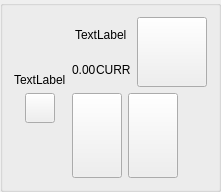
           <widget class="QGroupBox" name="player8">
            <property name="maximumSize">
             <size>
              <width>220</width>
              <height>16777215</height>
             </size>
            </property>
            <layout class="QHBoxLayout" name="horizontalLayout_22">
             <item>
              <layout class="QVBoxLayout" name="verticalLayout_38">
               <item>
                <spacer name="verticalSpacer_18">
                 <property name="orientation">
                  <enum>Qt::Vertical</enum>
                 </property>
                 <property name="sizeHint" stdset="0">
                  <size>
                   <width>20</width>
                   <height>40</height>
                  </size>
                 </property>
                </spacer>
               </item>
               <item>
                <layout class="QVBoxLayout" name="verticalLayout_39">
                 <item>
                  <layout class="QHBoxLayout" name="horizontalLayout_74">
                   <item>
                    <widget class="QLabel" name="label_50">
                     <property name="text">
                      <string>TextLabel</string>
                     </property>
                    </widget>
                   </item>
                  </layout>
                 </item>
                 <item>
                  <layout class="QHBoxLayout" name="horizontalLayout_75">
                   <item>
                    <widget class="QPushButton" name="pushButton_50">
                     <property name="minimumSize">
                      <size>
                       <width>30</width>
                       <height>30</height>
                      </size>
                     </property>
                     <property name="maximumSize">
                      <size>
                       <width>30</width>
                       <height>30</height>
                      </size>
                     </property>
                     <property name="text">
                      <string/>
                     </property>
                    </widget>
                   </item>
                  </layout>
                 </item>
                </layout>
               </item>
               <item>
                <spacer name="verticalSpacer_19">
                 <property name="orientation">
                  <enum>Qt::Vertical</enum>
                 </property>
                 <property name="sizeHint" stdset="0">
                  <size>
                   <width>20</width>
                   <height>40</height>
                  </size>
                 </property>
                </spacer>
               </item>
              </layout>
             </item>
             <item>
              <layout class="QVBoxLayout" name="verticalLayout_40">
               <item>
                <layout class="QHBoxLayout" name="horizontalLayout_41">
                 <item>
                  <layout class="QVBoxLayout" name="verticalLayout_41">
                   <property name="spacing">
                    <number>0</number>
                   </property>
                   <item>
                    <layout class="QHBoxLayout" name="horizontalLayout_54">
                     <item>
                      <spacer name="horizontalSpacer_58">
                       <property name="orientation">
                        <enum>Qt::Horizontal</enum>
                       </property>
                       <property name="sizeHint" stdset="0">
                        <size>
                         <width>40</width>
                         <height>20</height>
                        </size>
                       </property>
                      </spacer>
                     </item>
                     <item>
                      <widget class="QLabel" name="label_42">
                       <property name="text">
                        <string>TextLabel</string>
                       </property>
                      </widget>
                     </item>
                     <item>
                      <spacer name="horizontalSpacer_59">
                       <property name="orientation">
                        <enum>Qt::Horizontal</enum>
                       </property>
                       <property name="sizeHint" stdset="0">
                        <size>
                         <width>40</width>
                         <height>20</height>
                        </size>
                       </property>
                      </spacer>
                     </item>
                    </layout>
                   </item>
                   <item>
                    <layout class="QHBoxLayout" name="horizontalLayout_55">
                     <item>
                      <spacer name="horizontalSpacer_60">
                       <property name="orientation">
                        <enum>Qt::Horizontal</enum>
                       </property>
                       <property name="sizeHint" stdset="0">
                        <size>
                         <width>40</width>
                         <height>20</height>
                        </size>
                       </property>
                      </spacer>
                     </item>
                     <item>
                      <widget class="QLabel" name="label_47">
                       <property name="text">
                        <string>0.00</string>
                       </property>
                      </widget>
                     </item>
                     <item>
                      <widget class="QLabel" name="label_48">
                       <property name="text">
                        <string>CURR</string>
                       </property>
                      </widget>
                     </item>
                     <item>
                      <spacer name="horizontalSpacer_61">
                       <property name="orientation">
                        <enum>Qt::Horizontal</enum>
                       </property>
                       <property name="sizeHint" stdset="0">
                        <size>
                         <width>40</width>
                         <height>20</height>
                        </size>
                       </property>
                      </spacer>
                     </item>
                    </layout>
                   </item>
                  </layout>
                 </item>
                 <item>
                  <widget class="QPushButton" name="icon_player8">
                   <property name="minimumSize">
                    <size>
                     <width>70</width>
                     <height>70</height>
                    </size>
                   </property>
                   <property name="maximumSize">
                    <size>
                     <width>70</width>
                     <height>70</height>
                    </size>
                   </property>
                   <property name="text">
                    <string/>
                   </property>
                  </widget>
                 </item>
                </layout>
               </item>
               <item>
                <layout class="QHBoxLayout" name="horizontalLayout_27">
                 <item>
                  <widget class="QPushButton" name="pushButton_40">
                   <property name="minimumSize">
                    <size>
                     <width>50</width>
                     <height>85</height>
                    </size>
                   </property>
                   <property name="text">
                    <string/>
                   </property>
                  </widget>
                 </item>
                 <item>
                  <widget class="QPushButton" name="pushButton_41">
                   <property name="minimumSize">
                    <size>
                     <width>50</width>
                     <height>85</height>
                    </size>
                   </property>
                   <property name="text">
                    <string/>
                   </property>
                  </widget>
                 </item>
                 <item>
                  <spacer name="horizontalSpacer_62">
                   <property name="orientation">
                    <enum>Qt::Horizontal</enum>
                   </property>
                   <property name="sizeHint" stdset="0">
                    <size>
                     <width>40</width>
                     <height>20</height>
                    </size>
                   </property>
                  </spacer>
                 </item>
                </layout>
               </item>
              </layout>
             </item>
            </layout>
           </widget>
